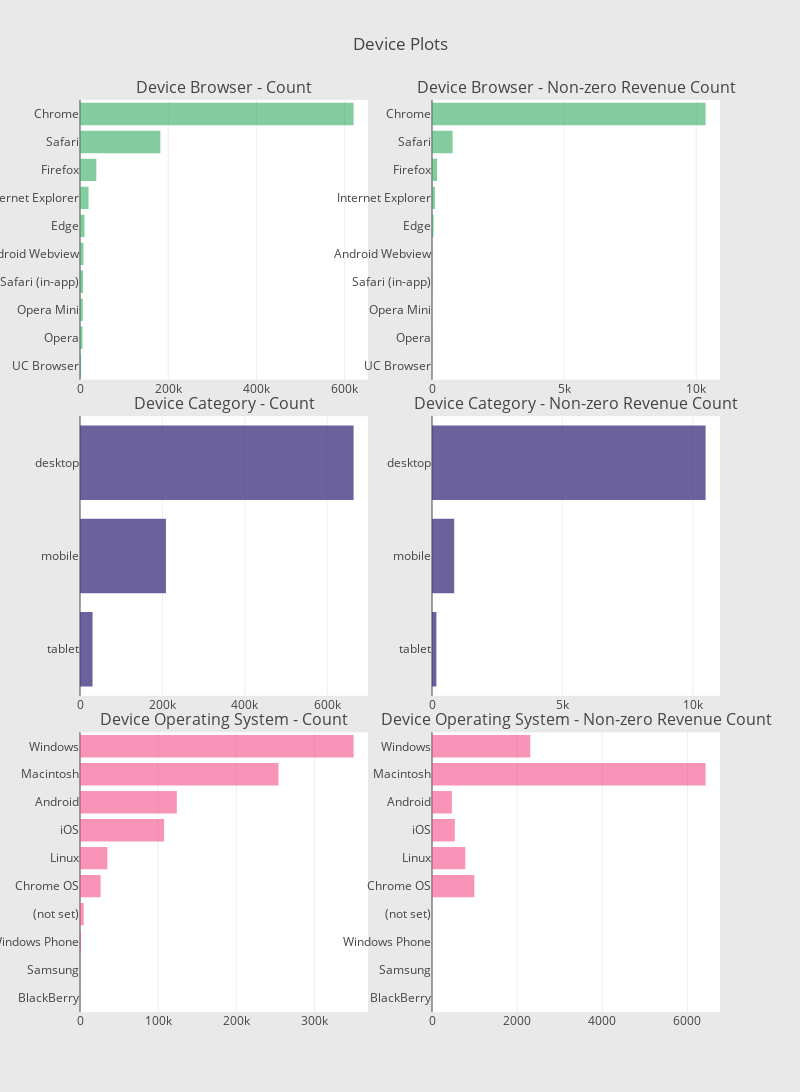

Notebook source saved alongside this figure:
### Markdown cell above
They are quite a few. Since the values are constant, we can just drop them from our feature list and save some memory and time in our modeling process. 

**Device Information:**

### Code cell
def horizontal_bar_chart(cnt_srs, color):
    trace = go.Bar(
        y=cnt_srs.index[::-1],
        x=cnt_srs.values[::-1],
        showlegend=False,
        orientation = 'h',
        marker=dict(
            color=color,
        ),
    )
    return trace

# Device Browser
cnt_srs = train_df.groupby('device.browser')['totals.transactionRevenue'].agg(['size', 'count'])
cnt_srs.columns = ["count", "count of non-zero revenue"]
cnt_srs = cnt_srs.sort_values(by="count", ascending=False)
trace1 = horizontal_bar_chart(cnt_srs["count"].head(10), 'rgba(50, 171, 96, 0.6)')
trace2 = horizontal_bar_chart(cnt_srs["count of non-zero revenue"].head(10), 'rgba(50, 171, 96, 0.6)')

# Device Category
cnt_srs = train_df.groupby('device.deviceCategory')['totals.transactionRevenue'].agg(['size', 'count'])
cnt_srs.columns = ["count", "count of non-zero revenue"]
cnt_srs = cnt_srs.sort_values(by="count", ascending=False)
trace3 = horizontal_bar_chart(cnt_srs["count"].head(10), 'rgba(71, 58, 131, 0.8)')
trace4 = horizontal_bar_chart(cnt_srs["count of non-zero revenue"].head(10), 'rgba(71, 58, 131, 0.8)')

# Operating system
cnt_srs = train_df.groupby('device.operatingSystem')['totals.transactionRevenue'].agg(['size', 'count'])
cnt_srs.columns = ["count", "count of non-zero revenue"]
cnt_srs = cnt_srs.sort_values(by="count", ascending=False)
trace5 = horizontal_bar_chart(cnt_srs["count"].head(10), 'rgba(246, 78, 139, 0.6)')
trace6 = horizontal_bar_chart(cnt_srs["count of non-zero revenue"].head(10),'rgba(246, 78, 139, 0.6)')

# Creating two subplots
fig = tools.make_subplots(rows=3, cols=2, vertical_spacing=0.04, 
                          subplot_titles=["Device Browser - Count", "Device Browser - Non-zero Revenue Count",
                                          "Device Category - Count",  "Device Category - Non-zero Revenue Count",
                                          "Device Operating System - Count", "Device Operating System - Non-zero Revenue Count"])

fig.append_trace(trace1, 1, 1)
fig.append_trace(trace2, 1, 2)
fig.append_trace(trace3, 2, 1)
fig.append_trace(trace4, 2, 2)
fig.append_trace(trace5, 3, 1)
fig.append_trace(trace6, 3, 2)

fig['layout'].update(height=1200, width=800, paper_bgcolor='rgb(233,233,233)', title="Device Plots")
py.iplot(fig, filename='device-plots')

### Figure 1 — Plotly figure (JSON) as saved in the notebook; plotly's stock layout.template omitted (floating-point values rounded to 4 significant figures)
{"data": [{"marker": {"color": "rgba(50, 171, 96, 0.6)"}, "orientation": "h", "showlegend": false, "type": "bar", "uid": "97e246e8-bab1-11e8-9b65-784f438300a6", "x": [2427, 5643, 6139, 6850, 7865, 10205, 19375, 37069, 182245, 620364], "xaxis": "x", "y": ["UC Browser", "Opera", "Opera Mini", "Safari (in-app)", "Android Webview", "Edge", "Internet Explorer", "Firefox", "Safari", "Chrome"], "yaxis": "y"}, {"marker": {"color": "rgba(50, 171, 96, 0.6)"}, "orientation": "h", "showlegend": false, "type": "bar", "uid": "97f3d3a4-bab1-11e8-9659-784f438300a6", "x": [0, 5, 0, 12, 6, 58, 109, 191, 780, 10353], "xaxis": "x2", "y": ["UC Browser", "Opera", "Opera Mini", "Safari (in-app)", "Android Webview", "Edge", "Internet Explorer", "Firefox", "Safari", "Chrome"], "yaxis": "y2"}, {"marker": {"color": "rgba(71, 58, 131, 0.8)"}, "orientation": "h", "showlegend": false, "type": "bar", "uid": "97f4a998-bab1-11e8-96e3-784f438300a6", "x": [30449, 208725, 664479], "xaxis": "x3", "y": ["tablet", "mobile", "desktop"], "yaxis": "y3"}, {"marker": {"color": "rgba(71, 58, 131, 0.8)"}, "orientation": "h", "showlegend": false, "type": "bar", "uid": "97f5553a-bab1-11e8-890f-784f438300a6", "x": [168, 852, 10495], "xaxis": "x4", "y": ["tablet", "mobile", "desktop"], "yaxis": "y4"}, {"marker": {"color": "rgba(246, 78, 139, 0.6)"}, "orientation": "h", "showlegend": false, "type": "bar", "uid": "97f62618-bab1-11e8-8657-784f438300a6", "x": [218, 280, 1216, 4695, 26337, 35034, 107665, 123892, 253938, 350072], "xaxis": "x5", "y": ["BlackBerry", "Samsung", "Windows Phone", "(not set)", "Chrome OS", "Linux", "iOS", "Android", "Macintosh", "Windows"], "yaxis": "y5"}, {"marker": {"color": "rgba(246, 78, 139, 0.6)"}, "orientation": "h", "showlegend": false, "type": "bar", "uid": "97f6c534-bab1-11e8-8243-784f438300a6", "x": [0, 0, 1, 0, 994, 782, 536, 467, 6426, 2309], "xaxis": "x6", "y": ["BlackBerry", "Samsung", "Windows Phone", "(not set)", "Chrome OS", "Linux", "iOS", "Android", "Macintosh", "Windows"], "yaxis": "y6"}], "layout": {"annotations": [{"font": {"size": 16}, "showarrow": false, "text": "Device Browser - Count", "x": 0.225, "xanchor": "center", "xref": "paper", "y": 1, "yanchor": "bottom", "yref": "paper"}, {"font": {"size": 16}, "showarrow": false, "text": "Device Browser - Non-zero Revenue Count", "x": 0.775, "xanchor": "center", "xref": "paper", "y": 1, "yanchor": "bottom", "yref": "paper"}, {"font": {"size": 16}, "showarrow": false, "text": "Device Category - Count", "x": 0.225, "xanchor": "center", "xref": "paper", "y": 0.6533, "yanchor": "bottom", "yref": "paper"}, {"font": {"size": 16}, "showarrow": false, "text": "Device Category - Non-zero Revenue Count", "x": 0.775, "xanchor": "center", "xref": "paper", "y": 0.6533, "yanchor": "bottom", "yref": "paper"}, {"font": {"size": 16}, "showarrow": false, "text": "Device Operating System - Count", "x": 0.225, "xanchor": "center", "xref": "paper", "y": 0.3067, "yanchor": "bottom", "yref": "paper"}, {"font": {"size": 16}, "showarrow": false, "text": "Device Operating System - Non-zero Revenue Count", "x": 0.775, "xanchor": "center", "xref": "paper", "y": 0.3067, "yanchor": "bottom", "yref": "paper"}], "height": 1200, "paper_bgcolor": "rgb(233,233,233)", "title": "Device Plots", "width": 800, "xaxis": {"anchor": "y", "domain": [0, 0.45]}, "xaxis2": {"anchor": "y2", "domain": [0.55, 1]}, "xaxis3": {"anchor": "y3", "domain": [0, 0.45]}, "xaxis4": {"anchor": "y4", "domain": [0.55, 1]}, "xaxis5": {"anchor": "y5", "domain": [0, 0.45]}, "xaxis6": {"anchor": "y6", "domain": [0.55, 1]}, "yaxis": {"anchor": "x", "domain": [0.6933, 1]}, "yaxis2": {"anchor": "x2", "domain": [0.6933, 1]}, "yaxis3": {"anchor": "x3", "domain": [0.3467, 0.6533]}, "yaxis4": {"anchor": "x4", "domain": [0.3467, 0.6533]}, "yaxis5": {"anchor": "x5", "domain": [0, 0.3067]}, "yaxis6": {"anchor": "x6", "domain": [0, 0.3067]}}}
